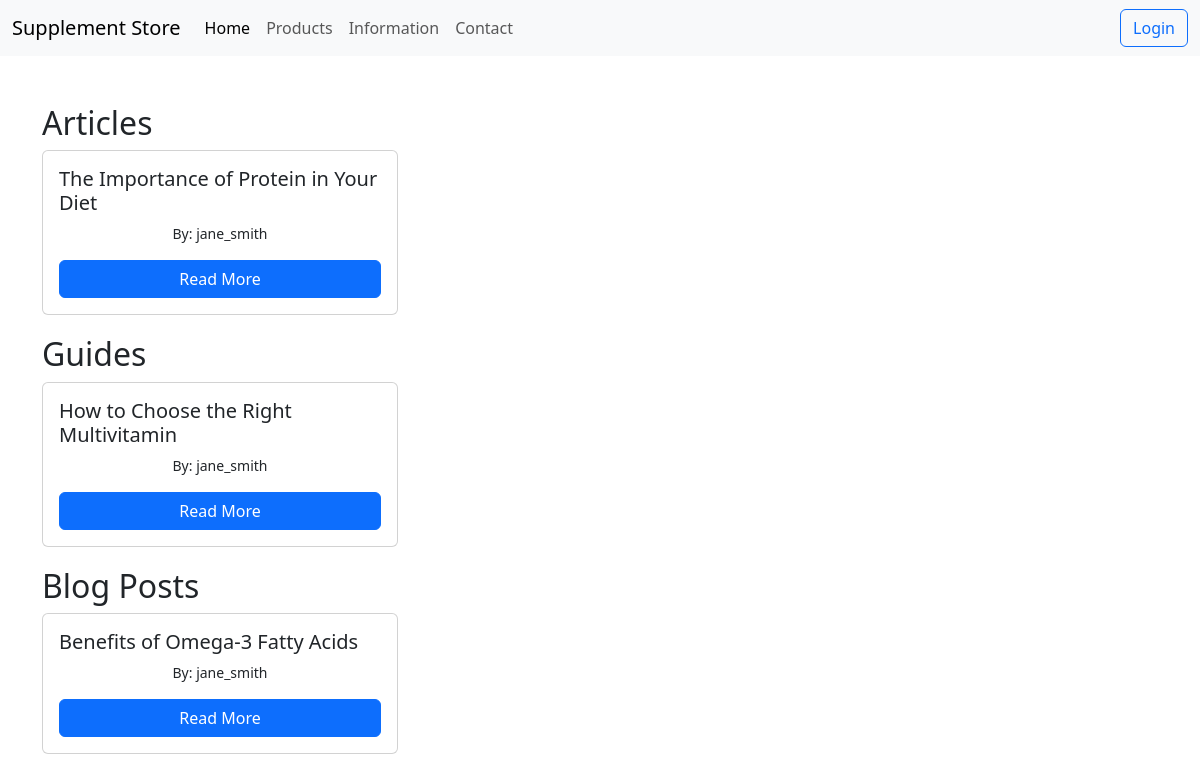
The page /display_content.php on the database as committed earlier.
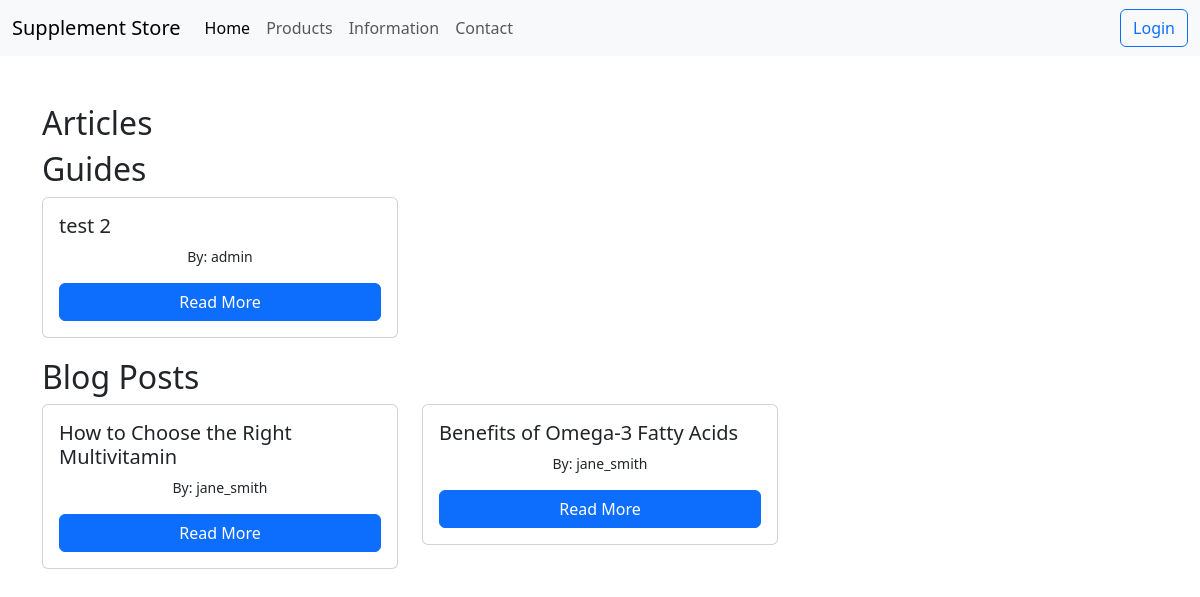
The same page on the database as committed later.
### tables this page shows
CREATE TABLE IF NOT EXISTS `content` (
  `id` int NOT NULL AUTO_INCREMENT,
  `title` varchar(200) NOT NULL,
  `image_url` varchar(255) DEFAULT NULL,
  `body` text NOT NULL,
  `author_id` int NOT NULL,
  `type` enum('article','guide','blog_post') NOT NULL,
  `created_at` timestamp NULL DEFAULT CURRENT_TIMESTAMP,
  `updated_at` timestamp NULL DEFAULT CURRENT_TIMESTAMP ON UPDATE CURRENT_TIMESTAMP,
  PRIMARY KEY (`id`),
  KEY `author_id` (`author_id`)
);

CREATE TABLE IF NOT EXISTS `users` (
  `id` int NOT NULL AUTO_INCREMENT,
  `username` varchar(50) NOT NULL,
  `full_name` varchar(100) NOT NULL,
  `email` varchar(100) NOT NULL,
  `role` enum('unregistered','registered','admin','nutritional_expert') NOT NULL,
  `password` varchar(255) NOT NULL,
  `created_at` timestamp NULL DEFAULT CURRENT_TIMESTAMP,
  `offer_notifications` enum('yes','no') DEFAULT 'no',
  PRIMARY KEY (`id`),
  UNIQUE KEY `username` (`username`),
  UNIQUE KEY `email` (`email`)
);

### display_content.php (the view, shortened to what this page needs)
<?php
include 'PHP/db_config.php';
$sql = "SELECT c.*, u.username FROM content c JOIN users u ON c.author_id = u.id ORDER BY c.created_at DESC";
$result = $conn->query($sql);
$articles = [];
$guides = [];
$blog_posts = [];
while ($row = $result->fetch_assoc()) {
    switch ($row['type']) {
        case 'article':
            $articles[] = $row;
            break;
        case 'guide':
            $guides[] = $row;
            break;
        case 'blog_post':
            $blog_posts[] = $row;
            break;
    }
}
?>
<!DOCTYPE html>
<html lang="en">
<head>
    <link rel="stylesheet" href="CSS/display_content.css">
    <link rel="stylesheet" href="CSS/login_styles.css">
    <link href="https://cdn.jsdelivr.net/npm/bootstrap@5.3.0-alpha1/dist/css/bootstrap.min.css" rel="stylesheet">
</head>
<body>
    <?php include 'top_nav.php'; ?>
    <div class="container mt-5">
        <h2>Articles</h2>
        <div class="row">
            <?php foreach ($articles as $article): ?>
                <div class="col-md-4">
                    <div class="card">
                        <div class="card-body">
                            <h5 class="card-title"><?php echo htmlspecialchars($article['title']); ?></h5>
                            <p class="card-text">By: <?php echo htmlspecialchars($article['username']); ?></p>
                            <a href="show_content.php?id=<?php echo $article['id']; ?>" class="btn btn-primary">Read More</a>
                        </div>
                    </div>
                </div>
            <?php endforeach; ?>
        </div>
        <h2>Guides</h2>
        <div class="row">
            <?php foreach ($guides as $guide): ?>
                <div class="col-md-4">
                    <div class="card">
                        <div class="card-body">
                            <h5 class="card-title"><?php echo htmlspecialchars($guide['title']); ?></h5>
                            <p class="card-text">By: <?php echo htmlspecialchars($guide['username']); ?></p>
                            <a href="show_content.php?id=<?php echo $guide['id']; ?>" class="btn btn-primary">Read More</a>
                        </div>
                    </div>
                </div>
            <?php endforeach; ?>
        </div>
        <h2>Blog Posts</h2>
        <div class="row">
            <?php foreach ($blog_posts as $post): ?>
                <div class="col-md-4">
                    <div class="card">
                        <div class="card-body">
                            <h5 class="card-title"><?php echo htmlspecialchars($post['title']); ?></h5>
                            <p class="card-text">By: <?php echo htmlspecialchars($post['username']); ?></p>
                            <a href="show_content.php?id=<?php echo $post['id']; ?>" class="btn btn-primary">Read More</a>
                        </div>
                    </div>
                </div>
            <?php endforeach; ?>
        </div>
    </div>
</body>
</html>

### top_nav.php (shortened to what this page needs)
<nav class="navbar navbar-expand-lg navbar-light bg-light">
  <div class="container-fluid">
    <a class="navbar-brand" href="index.php">Supplement Store</a>
    <div class="collapse navbar-collapse" id="navbarNav">
    <?php if (isset($_SESSION['user_id'])): ?>
      <ul class="navbar-nav me-auto mb-2 mb-lg-0">
        <li class="nav-item">
          <a class="nav-link active" aria-current="page" href="index.php">Home</a>
        </li>
        <?php if (!($_SESSION['role'] == 'admin' || $_SESSION['role'] == 'nutritional_expert')):?>
          <li class="nav-item">
            <a class="nav-link" href="display_content.php">Information</a>
          </li>
          <li class="nav-item">
            <a class="nav-link" href="recommendations.php">Get help</a>
          </li>
          <li class="nav-item">
            <a class="nav-link" href="products.php">Products</a>
          </li>
          <li class="nav-item">
            <a class="nav-link" href="#">Contact</a>
          </li>
          <li class="nav-item">
            <a class="nav-link" href="cart.php">Cart</a>
          </li>
        <?php elseif($_SESSION['role'] == 'admin'): ?>
          <li class="nav-item">
            <a class="nav-link" href="manage_users.php">Users</a>
          </li>
          <li class="nav-item">
            <a class="nav-link" href="manage_products.php">Products</a>
          </li>
          <li class="nav-item">
            <a class="nav-link" href="disputes_overview.php">Disputes</a>
          </li>
          <li class="nav-item">
            <a class="nav-link" href="manage_orders.php">Orders</a>
          </li>
        <?php else: ?>
          <li class="nav-item">
            <a class="nav-link" href="display_content.php">Information</a>
          </li>
          <li class="nav-item">
            <a class="nav-link" href="recommendations.php">Get help</a>
          </li>
          <li class="nav-item">
            <a class="nav-link" href="products.php">Products</a>
          </li>
          <li class="nav-item">
            <a class="nav-link" href="#">Contact</a>
          </li>
          <li class="nav-item">
            <a class="nav-link" href="cart.php">Cart</a>
          </li>
        <?php endif; ?>
      </ul>
    <?php else: ?>
      <ul class="navbar-nav me-auto mb-2 mb-lg-0">
        <li class="nav-item">
          <a class="nav-link active" aria-current="page" href="index.php">Home</a>
        </li>
        <li class="nav-item">
          <a class="nav-link" href="products.php">Products</a>
        </li>
        <li class="nav-item">
          <a class="nav-link" href="display_content.php">Information</a>
        </li>
        <li class="nav-item">
          <a class="nav-link" href="#">Contact</a>
        </li>
      </ul>
    <?php endif; ?>
      <?php if (isset($_SESSION['user_id'])): ?>
        <div class="dropdown">
            <button class="btn btn-outline-secondary position-relative" id="notificationIcon">
                <i class="bi bi-bell"></i>
                <span class="position-absolute top-0 start-100 translate-middle badge rounded-pill bg-danger">
                    0
                </span>
            </button>
            <ul class="dropdown-menu" id="notificationDropdown">
            </ul>
        </div>
        <div class="dropdown">
          <button id="profileBtn" class="btn btn-outline-primary dropdown-toggle" type="button" id="dropdownMenuButton" data-bs-toggle="dropdown" aria-expanded="false">
            <i class="bi bi-person"></i> Profile
          </button>
          <ul class="dropdown-menu" aria-labelledby="dropdownMenuButton">
          <li><a class="dropdown-item" href="profile.php">Profile</a></li>
            <?php if (!($_SESSION['role']=='admin' || $_SESSION['role'] == 'nutritional_expert')):?>
              <li><a class="dropdown-item" href="disputes.php">Dispute Report</a></li>
              <li><a class="dropdown-item" href="#">Settings</a></li>
              <li><a class="dropdown-item" href="view_order.php">Orders</a></li>
            <?php elseif ($_SESSION['role']=='admin' || $_SESSION['role'] == 'nutritional_expert'):?>
              <li><a class="dropdown-item" href="view_content.php">Edit Content</a></li>
              <li><a class="dropdown-item" href="admin_chat.php">Recommend/Chat</a></li>
            <?php endif; ?>
            <li><hr class="dropdown-divider"></li>
            <li><a class="dropdown-item text-danger" href="PHP/logout.php">Logout</a></li>
          </ul>
        </div>
      <?php else: ?>
        <button id="loginBtn" class="btn btn-outline-primary">Login</button>
      <?php endif; ?>
    </div>
  </div>
</nav>

### CSS/display_content.css (style rules this page uses)
.card { margin-bottom: 20px; }
.container { margin-top: 50px; }

### CSS/login_styles.css (style rules this page uses)
body { font-family: Arial, sans-serif; margin: 0; padding: 0; background-color: #f4f4f4; }
.btn-primary { width: 100%; background-color: #007bff; border: none; color: #fff; padding: 10px; cursor: pointer; border-radius: 5px; }
p { text-align: center; font-size: 14px; }

Rows that differ between the two databases and show on the page:
removed content: title "The Importance of Protein in Your Diet", author.username "jane_smith", shown under "Articles"
added content: title "test 2", author.username "admin", shown under "Guides"
changed content "How to Choose the Right Multivitamin": moves from the list under "Guides" to the list under "Blog Posts"
